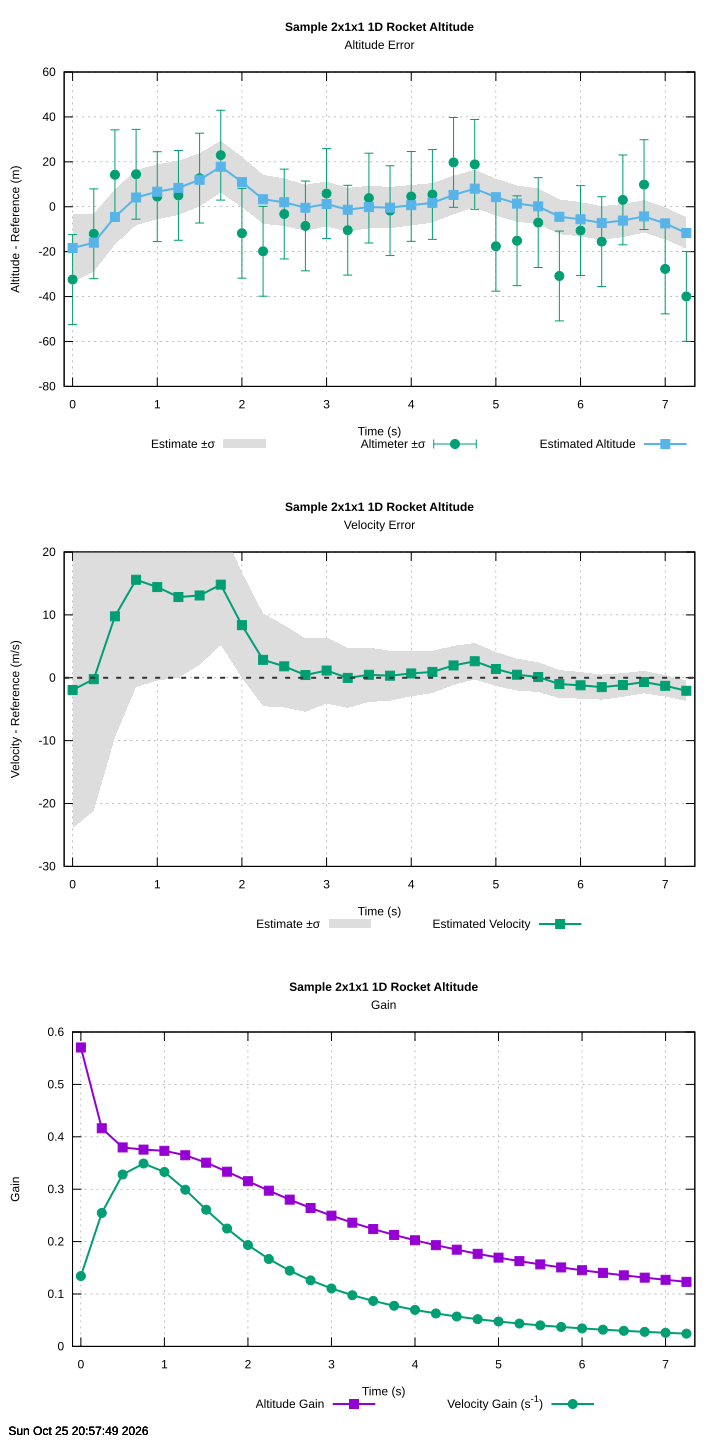

Reproduce this figure in gnuplot.
#!/usr/bin/gnuplot
#  _  __          _      __  __          _   _
# | |/ /    /\   | |    |  \/  |   /\   | \ | |
# | ' /    /  \  | |    | \  / |  /  \  |  \| |
# |  <    / /\ \ | |    | |\/| | / /\ \ | . ` |
# | . \  / ____ \| |____| |  | |/ ____ \| |\  |
# |_|\_\/_/    \_\______|_|  |_/_/    \_\_| \_|

# Kalman Filter
# Version 0.5.4
# https://github.com/FrancoisCarouge/Kalman

# SPDX-License-Identifier: Unlicense

# This is free and unencumbered software released into the public domain.

# Anyone is free to copy, modify, publish, use, compile, sell, or
# distribute this software, either in source code form or as a compiled
# binary, for any purpose, commercial or non-commercial, and by any
# means.

# In jurisdictions that recognize copyright laws, the author or authors
# of this software dedicate any and all copyright interest in the
# software to the public domain. We make this dedication for the benefit
# of the public at large and to the detriment of our heirs and
# successors. We intend this dedication to be an overt act of
# relinquishment in perpetuity of all present and future rights to this
# software under copyright law.

# THE SOFTWARE IS PROVIDED "AS IS", WITHOUT WARRANTY OF ANY KIND,
# EXPRESS OR IMPLIED, INCLUDING BUT NOT LIMITED TO THE WARRANTIES OF
# MERCHANTABILITY, FITNESS FOR A PARTICULAR PURPOSE AND NONINFRINGEMENT.
# IN NO EVENT SHALL THE AUTHORS BE LIABLE FOR ANY CLAIM, DAMAGES OR
# OTHER LIABILITY, WHETHER IN AN ACTION OF CONTRACT, TORT OR OTHERWISE,
# ARISING FROM, OUT OF OR IN CONNECTION WITH THE SOFTWARE OR THE USE OR
# OTHER DEALINGS IN THE SOFTWARE.

# For more information, please refer to <https://unlicense.org>

set terminal svg enhanced background rgb "white" size 720,1440
set datafile separator ","
set output "kalman/sample/kf_2x1x1_1d_rocket_altitude/kf_2x1x1_1d_rocket_altitude.svg"
set timestamp
set grid
set key bmargin center horizontal

DATA = "/tmp/kalman/kf_2x1x1_1d_rocket_altitude.csv"

# The reference trajectory: a boost of 30 m.s^-2 from rest at the first
# measurement, the time t of a measurement n being 0.25 (n - 1) s, which the
# altimeter measurements fit within their standard deviation.
elapsed(n) = 0.25 * (n - 1)
reference_altitude(n) = 15 * elapsed(n)**2
reference_velocity(n) = 30 * elapsed(n)

set multiplot layout 3,1

set xlabel "Time (s)"
set xrange [-0.1:7.35]

# The errors from the reference trajectory, the altitude climbing to 750 m.
set title "{/:Bold Sample 2x1x1 1D Rocket Altitude}\nAltitude Error"
set ylabel "Altitude - Reference (m)"
set yrange [-80:60]
plot DATA using (elapsed($1)):($3 - reference_altitude($1) - sqrt($5)):($3 - reference_altitude($1) + sqrt($5)) with filledcurves fillcolor rgb "#dddddd" fillstyle solid noborder title "Estimate ±σ", \
  DATA using (elapsed($1)):($2 - reference_altitude($1)):(20) with yerrorbars pointtype 7 title "Altimeter ±σ", \
  DATA using (elapsed($1)):($3 - reference_altitude($1)) with linespoints linewidth 2 pointtype 5 title "Estimated Altitude"

# The velocity is not measured: the altitude measurements and the
# accelerometer input reveal it, from an initial guess at rest.
set title "{/:Bold Sample 2x1x1 1D Rocket Altitude}\nVelocity Error"
set ylabel "Velocity - Reference (m/s)"
set yrange [-30:20]
plot DATA using (elapsed($1)):($4 - reference_velocity($1) - sqrt($6)):($4 - reference_velocity($1) + sqrt($6)) with filledcurves fillcolor rgb "#dddddd" fillstyle solid noborder title "Estimate ±σ", \
  DATA using (elapsed($1)):($4 - reference_velocity($1)) with linespoints linewidth 2 pointtype 5 title "Estimated Velocity", \
  0 with lines dashtype 2 linewidth 2 linecolor rgb "#333333" notitle

# The accurate accelerometer input carries the prediction: the gains fall, the
# altitude gain to 0.12, the estimate weighing more than the measurement.
set title "{/:Bold Sample 2x1x1 1D Rocket Altitude}\nGain"
set ylabel "Gain"
set yrange [0:0.6]
plot DATA using (elapsed($1)):7 with linespoints linewidth 2 pointtype 5 title "Altitude Gain", \
  DATA using (elapsed($1)):8 with linespoints linewidth 2 pointtype 7 title "Velocity Gain (s^{-1})"
